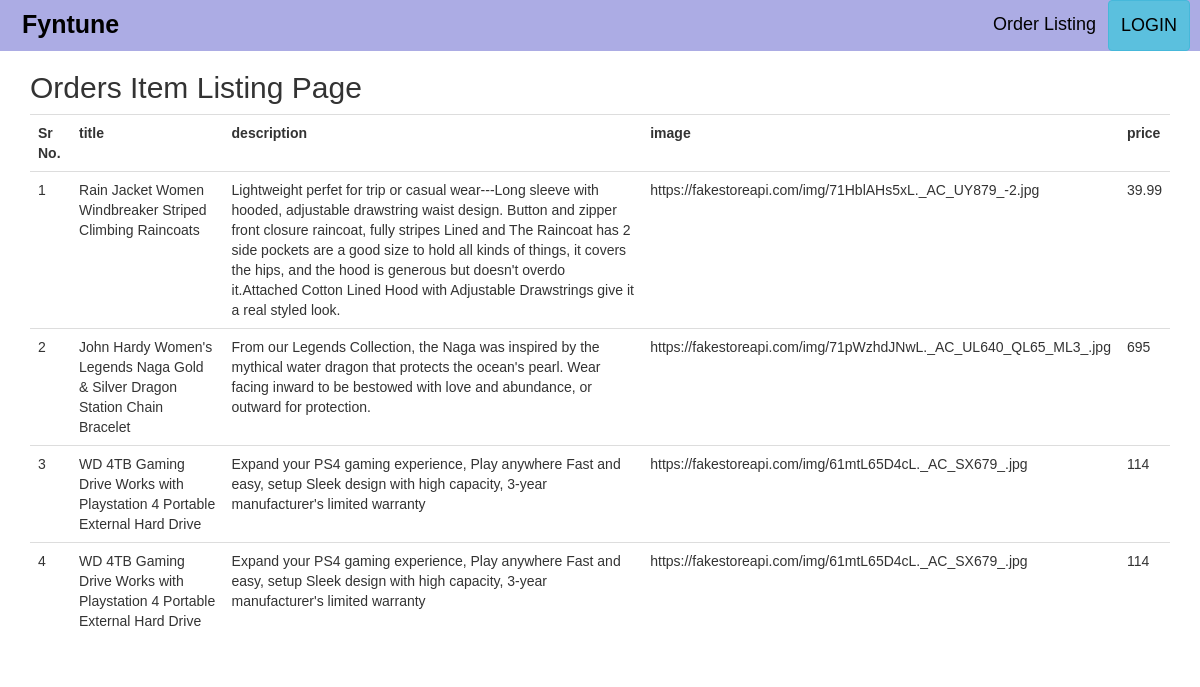
/user/item_details/4, run on the app's committed database.
### tables this page shows
CREATE TABLE `order_item_details` (
  `id` int(10) NOT NULL,
  `order_id` int(10) NOT NULL,
  `title` text NOT NULL,
  `description` text NOT NULL,
  `image` text NOT NULL,
  `price` float NOT NULL
);

### application/controllers/User.php (called while the page is built, shortened)
<?php
class User extends CI_Controller {
	public function __construct(){
		$this->load->model('Operation_model','operations');
	}
	public function item_details($id){
		$itemDetails=$this->operations->getOrderItemDetails($id);
		$data['itemDetails']=$itemDetails;
		$data['title']='Order Details';
		$this->load->view('order_item_details',$data);
	}
}

### index.php (called while the page is built, shortened)
<?php
require_once BASEPATH.'core/CodeIgniter.php';

### application/models/Operation_model.php (called while the page is built, shortened)
<?php
class Operation_model extends CI_Model{
	public function getOrderItemDetails($id){
		return $this->db->select('*')
				 ->from('order_item_details')
				 ->where('order_id',$id)
				 ->get()->result();
	}
}
?>

### application/views/order_item_details.php (the view, shortened to what this page needs)
<!DOCTYPE html>
<html>
<head>
</head>
<link rel="stylesheet" href="https://maxcdn.bootstrapcdn.com/bootstrap/3.4.1/css/bootstrap.min.css">
<body>
	<div class="container">
	<p><h2>Orders Item Listing Page</h2></p>
		 <table class="table" >
		  <tr>
		  	<th>Sr No.</th>
		  	<th>title</th>
		  	 <th>description</th>
		  	<th>image</th>
		    <th>price</th>
		  </tr>
		  <?php if(empty($itemDetails)){
		  	 echo "<tr><td>Record Not Found</td></tr>";
		    }else { ?>
		  <?php
		  $count=0;
		  foreach($itemDetails as $itemDetail ) { ?>
		  <tr>
		  	<td><?php echo ++$count;?></td>
		  	<td><?php echo $itemDetail->title; ?></td>
		  	<td><?php echo $itemDetail->description; ?></td>
		  	<td><?php echo $itemDetail->image; ?></td>
		    <td><?php echo $itemDetail->price; ?></td>
		  </tr>
		<?php }
	      } ?>
		 </table>
    </div>
</body>
</html>

### application/views/header.php (style rules this page uses)
* { box-sizing: border-box; }
body { margin: 0; font-family: Arial, Helvetica, sans-serif; }
.header a { float: left; color: black; text-align: center; padding: 12px; text-decoration: none; font-size: 18px; line-height: 25px; border-radius: 4px; }
.header a.logo { font-size: 25px; font-weight: bold; }

### data on the page
order_item_details: title "Rain Jacket Women Windbreaker Striped Climbing Raincoats", description "Lightweight perfet for trip or casual wear---Long sleeve with hooded, adjustable drawstring waist design. Button and zipper front closure raincoat, fully stripes Lined and The Raincoat has 2 side pockets are a good size to hold all kinds of things, it covers the hips, and the hood is generous but doesn't overdo it.Attached Cotton Lined Hood with Adjustable Drawstrings give it a real styled look.", image "https://fakestoreapi.com/img/71HblAHs5xL._AC_UY879_-2.jpg", price "39.99"
order_item_details: title "John Hardy Women's Legends Naga Gold & Silver Dragon Station Chain Bracelet", description "From our Legends Collection, the Naga was inspired by the mythical water dragon that protects the ocean's pearl. Wear facing inward to be bestowed with love and abundance, or outward for protection.", image "https://fakestoreapi.com/img/71pWzhdJNwL._AC_UL640_QL65_ML3_.jpg", price "695"
order_item_details: title "WD 4TB Gaming Drive Works with Playstation 4 Portable External Hard Drive", description "Expand your PS4 gaming experience, Play anywhere Fast and easy, setup Sleek design with high capacity, 3-year manufacturer's limited warranty", image "https://fakestoreapi.com/img/61mtL65D4cL._AC_SX679_.jpg", price "114"
order_item_details: title "WD 4TB Gaming Drive Works with Playstation 4 Portable External Hard Drive", description "Expand your PS4 gaming experience, Play anywhere Fast and easy, setup Sleek design with high capacity, 3-year manufacturer's limited warranty", image "https://fakestoreapi.com/img/61mtL65D4cL._AC_SX679_.jpg", price "114"

### other printed values
anchor(base_url(), 'Fyntune', ['class'=>"logo",'style'=>'']) "Fyntune"
